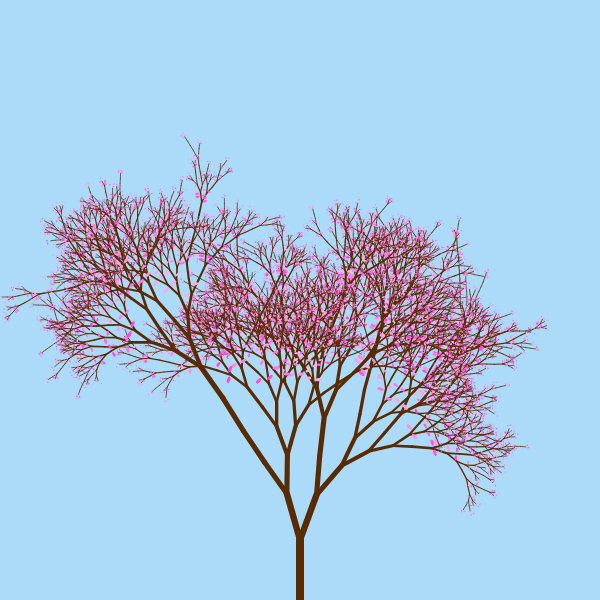
Frame 1 (no input)
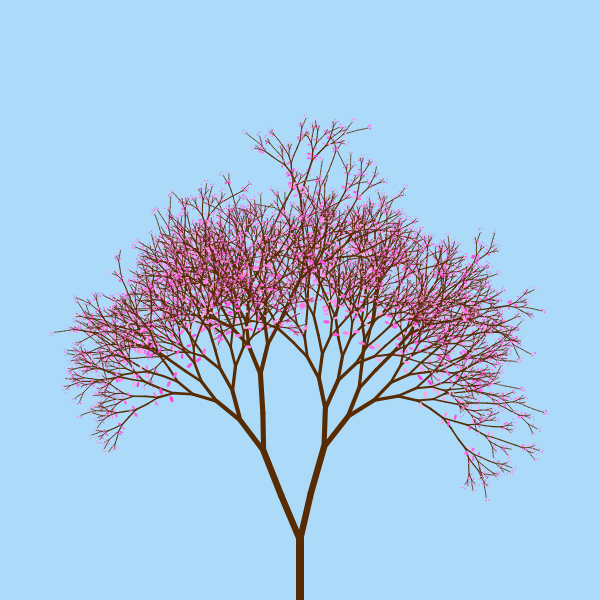
Frame 2 (the mouse pressed at the canvas centre, redrawn once)

The p5.js sketch that drew these frames (run headless with seeded random() and noise() and a simulated clock; the mouse was pressed at the canvas centre and the sketch redrawn once):

// p5.js sketch
// ── sketch.js
/*
Made by Ann Karring
5th weekly bigger exercise

Tree Generator

Instructions:
You press any key to redraw the sketch and generate a new unique tree

My inspiration for this generator was this example: "P_2_2_4_01" from website: http://www.generative-gestaltung.de/code
I really wanted do something like the branching, but by looking at the code I thought it looked
unncecesarily complicated, if I just wanted to make branching, so I made this as a simpler alternative.

It is a simple contruction, of simple lines, for which the only rules are that they either split in two,
or continue. The same code is repeated for the trunk as for the branches by calling the same function
inside the function(recursion), but with a slight variation with the help of the random function. This 
generates a new unique tree every time you start the program or press a key.

27-03-2016
*/

//rotation degree in radians of turning each branch when it continues
//(try and error, until I found a rotation liked)
var rotc=5;
//rotation degree in radians of turning each branch when it splits
//(try and error, until I found a rotation I liked)
var rots=18;
//the thickness of the branches
var sWeight=8;

var tall;
var place;

function setup() {
  createCanvas(600,600);
  noLoop();
  
  //instead of noLoop(); you can make it regenerate the trees itself with this framRate
  //frameRate(0.5);
}

function draw() {
  background("#ACDBFA");
  stroke("#582B02");
  strokeWeight(sWeight);
  push();
  translate(width/2,height); 
  tree(0);
  pop();
}

//the tall variable is to make sure that the tree stops getting more branches after a specific amount of times
function tree (tall){
  //this is the length of each branch in each matrix I make. It is most clear as it is the height of the
  //trunk of the tree
  var branchP=-height/10;
  //I want the tree to stop branching after the function has been called 13 times
  if (tall < 12){
    //The like used for all the branches every time it gets called upon, this makes sense since the line
    //always will have the same placement in the translated and scaled coordinate system
    line(0,0,0,branchP);
    //now the top of the line drawn before is the new (0,0) coordinate, from where a new branch can grow
    translate(0,branchP);
    //randomizes a branch that does not split in two, but continues, will tilt a little to the  left or right
    rotate(radians(random(-rotc,rotc)));
   
   //this if sentence randomizes the length so that half of the time (when the random number between 0 
   //and 10 are lower than 7) then the brances will split in two, else as you can see below, it 
   //draws tree(); -> the branch doesn't split, but continues 
    if (random(10) < 7){ // branching  
      //I scale the new brances down 80% of the previous branch(try and error, and chose what I liked best)
      scale(0.8);
      
      //The Matrix gets rotated to the right and draws the same branch as before there
      rotate(radians(rots));
      //pushMatrix and popMatrix so it only affects that new branching
      push();
      tree(tall + 1);
      pop();
      
      //the Matrix gets rotated back to the same position as before, and the same amount to the left,
      //where a new branch is made, so the two branches point in different directions, but comes out 
      //from the same point
      rotate(radians(-rots*2));
      push();
      tree(tall + 1);   
      pop();    
    
    //as said before, this is the variation of the length of the branches, so that the branch 
    //sometimes doesn't split in two, and just draws a straight branch instead
    } else {  
      tree(tall);
    }
    //calling the function leaf, that I only wants after the function tree has been called 5 times
    if(tall>4) {
      leaf(branchP);
    }
  }
}

//adding some very simple pink leaves in various colours of pink
function leaf(place) {
  noStroke();
  //randomizing the colour to stay in the pink
  fill(255,int(random(59,180)),int(random(213,239)));
  //adding a leaf on each side of wach branch
  ellipse(20,random(place),25,12);
  ellipse(-20,random(place),25,12);
  //so the branches has a stroke, and doesnt disapear
  stroke("#582B02");
}

//you press any key to generate a new tree(run the code over again).
 function keyPressed(){
  redraw(); 
}
